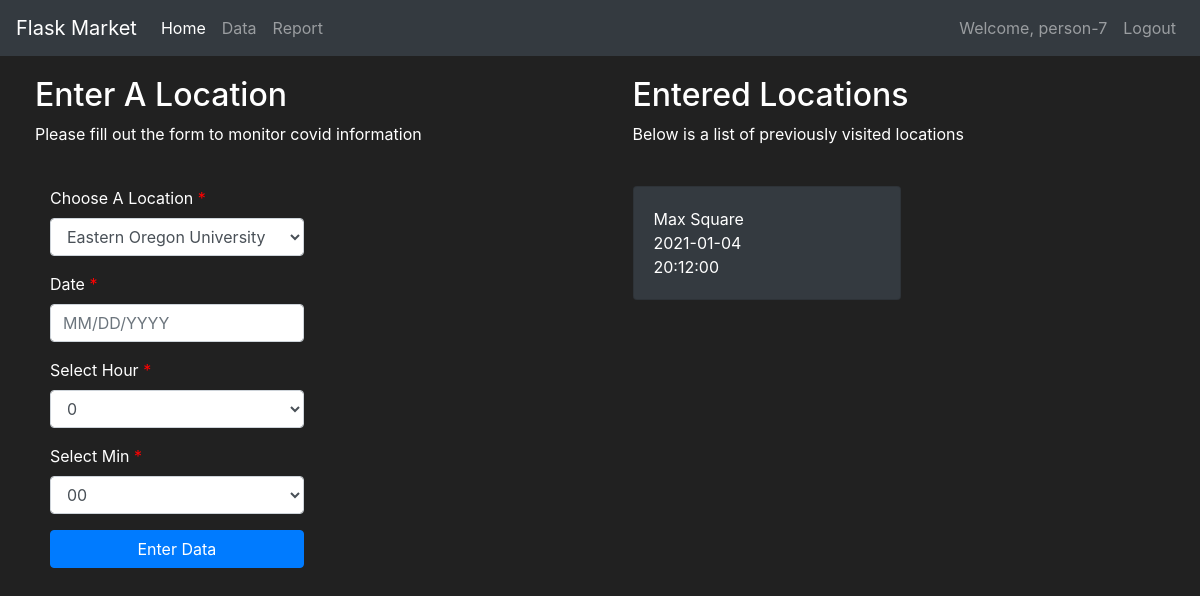
The page /data (signed in) on the database its author committed.
### tracker/models.py (models this page shows, shortened)
class User(db.Model, UserMixin):
    first = db.Column(db.String(length=30), nullable=False)
    last = db.Column(db.String(length=30), nullable=False)
    username = db.Column(db.String(length=30), nullable=False, unique=True)
    password_hash = db.Column(db.String(length=60), nullable=False)
    is_infected = db.Column(db.Boolean(), nullable=False, default=False)
    infection_chance = db.Column(db.Float(), nullable=False, default=0)
    id = db.Column(db.Integer(), primary_key=True)
    @property
    def password(self):
        return self.password

class Location(db.Model):
    id = db.Column(db.Integer(), primary_key=True)
    name = db.Column(db.String(length=30), nullable=False)
    infection = db.Column(db.Float(), nullable=False, default=0.0)
    owner = db.Column(db.Integer(), db.ForeignKey('user.id'))
    date = db.Column(db.Date(), default='2020-01-01 12:00')
    time = db.Column(db.Time(), default='00:00')
    visited = db.Column(db.Boolean(), default=False)

### tracker/routes.py (the view, shortened to what this page needs)
@app.route('/data', methods=['GET', 'POST'])
@login_required
def data_page():
    data_form = EnterDataForm()
    if request.method == "GET":
        owned_locations = Location.query.filter_by(owner=current_user.id)
        return render_template('data.html', data_form=data_form, owned_locations=owned_locations)

### tracker/forms.py (shortened to what this page needs)
class EnterDataForm(FlaskForm):
    enter_data = SubmitField(label='Enter Data')
    request = SubmitField(label='Request Info')
    update_user = SubmitField(label='Update User')
    update_location = SubmitField(label='Update Location')

### tracker/models.py (called while the page is built)
@login_manager.user_loader
def load_user(user_id):
    return User.query.get(int(user_id))

### tracker/templates/data.html (shortened to what this page needs)
{% extends 'base.html' %}
{% block content %}
<div class="row" style="margin-top:20px; margin-left:20px">
    <div class="col-6">
        <h2>Enter A Location</h2>
        <p>Please fill out the form to monitor covid information</p>
        <br>
        <div class="container-fluid">
            <div class="row">
                <div class="col-md-6 col-sm-6 col-xs-12">
                    <form method="POST">
                        <div class="form-group ">
                            <label class="control-label requiredField" for="Location"> Choose A Location
                                <span class="asteriskField">
                                    *
                                </span>
                            </label>
                            <select class="select form-control" id="Location" name="Location">
                                <option value="Eastern Oregon University"> Eastern Oregon University </option>
                            </select>
                        </div>
                        <div class="form-group ">
                            <label class="control-label requiredField" for="date"> Date
                                <span class="asteriskField">
                                    *
                                </span>
                            </label>
                            <input class="form-control" id="date" name="date" placeholder="MM/DD/YYYY" type="text" />
                        </div>
                        <div class="form-group ">
                            <label class="control-label requiredField" for="Hour"> Select Hour
                                <span class="asteriskField">
                                    *
                                </span>
                            </label>
                            <select class="select form-control" id="Hour" name="Hour">
                                {% for i in range(24) %}
                                <option value="{{ i }}"> {{ i }} </option>
                                {% endfor %}
                            </select>
                        </div>
                        <div class="form-group ">
                            <label class="control-label requiredField" for="Min"> Select Min
                                <span class="asteriskField">
                                    *
                                </span>
                            </label>
                            <select class="select form-control" id="Min" name="Min">
                                <option value="00"> 00 </option>
                            </select>
                        </div>
                        <div class="form-group">
                            <div>
                                {{ data_form.enter_data( class="btn btn-primary btn-block")}}
                            </div>
                        </div>
                    </form>
                </div>
            </div>
        </div>
    </div>
    <div class="col-6">
        <h2>Entered Locations</h2>
        <p>Below is a list of previously visited locations</p>
        <br>
        <div class="row">
            {% for owned_location in owned_locations %}
            <div class="col-md-6">
                <div style="margin-bottom: 5px" class="card text-left bg-dark">
                    <div class="card-body">
                        {{ owned_location.name }}
                        <br>
                        {{ owned_location.date }}
                        <br>
                        {{ owned_location.time }}
                    </div>
                </div>
            </div>
            {% endfor %}
        </div>
    </div>
</div>
{% endblock %}

### tracker/templates/base.html (shortened to what this page needs)
<!doctype html>
<html lang="en">
<head>
    <link rel="stylesheet" href="https://cdn.jsdelivr.net/npm/bootstrap@4.5.3/dist/css/bootstrap.min.css">
</head>
<body>
    <nav class="navbar navbar-expand-md navbar-dark bg-dark"> <a class="navbar-brand" href="#">Flask Market</a>
        <div class="collapse navbar-collapse" id="navbarNav">
            <ul class="navbar-nav mr-auto">
                {% if current_user.username != 'admin' %}
                <li class="nav-item active"> <a class="nav-link" href="{{ url_for('home_page') }}">Home <span class="sr-only">(current)</span></a> </li>
                <li class="nav-item"> <a class="nav-link" href="{{ url_for('data_page') }}">Data</a> </li>
                <li class="nav-item"> <a class="nav-link" href="{{ url_for('report_page') }}">Report</a> </li>
                {% endif %}
            </ul>
            {% if current_user.is_authenticated %}
            <ul class="navbar-nav">
                <li class="nav-item"> <a class="nav-link">Welcome, {{ current_user.username }}</a> </li>
                <li class="nav-item"> <a class="nav-link" href="{{ url_for('logout_page') }}">Logout</a> </li>
            </ul> {% else %}
            <ul class="navbar-nav">
                <li class="nav-item"> <a class="nav-link" href="{{ url_for('login_page') }}">Login</a> </li>
                <li class="nav-item"> <a class="nav-link" href="{{ url_for('register_page') }}">Register</a> </li>
            </ul> {% endif %}
        </div>
    </nav>
    {% block content %}
    {% endblock %}
    <link rel="stylesheet" href="https://cdnjs.cloudflare.com/ajax/libs/bootstrap-datepicker/1.4.1/css/bootstrap-datepicker3.css" />
</body>
</html>

### tracker/templates/data.html (style rules this page uses)
.asteriskField { color: red; }

### tracker/templates/base.html (style rules this page uses)
body { background-color: #212121; color: white }

### rows shown on the page
User: username "person-7"
Location: name "Max Square", date "2021-01-04", time "20:12:00"

### other values the page prints
form field Hour "0"
